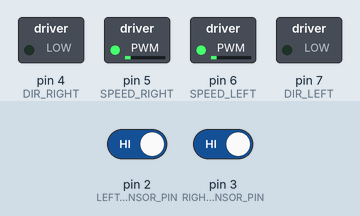
A sketch run on a simulated Arduino Uno, built with avr-gcc and run on an emulated ATmega328P. Shown: switched loads named in the sketch (green lamp = pin HIGH). Dashed ring = blinking. Inputs (shaded band) come from the test bench; at power-on: pin 2 (LEFT_SENSOR_PIN) HIGH, pin 3 (RIGHT_SENSOR_PIN) HIGH.

Above: at 1.2 s.
1.3 s: pin 2 (LEFT_SENSOR_PIN) driven LOW
At 1.6 s:
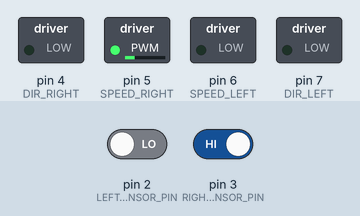
2.8 s: pin 3 (RIGHT_SENSOR_PIN) driven LOW
At 3.4 s:
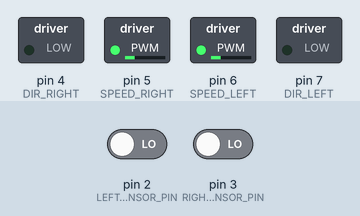
5.8 s: pin 2 (LEFT_SENSOR_PIN) driven HIGH
At 7.0 s:
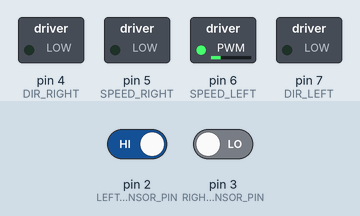
7.3 s: pin 3 (RIGHT_SENSOR_PIN) driven HIGH
At 8.0 s:
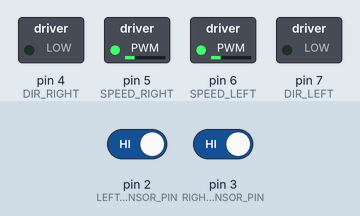
Timing chart, 0 to 11.3 s (numbered marks = the images above; inputs shaded):
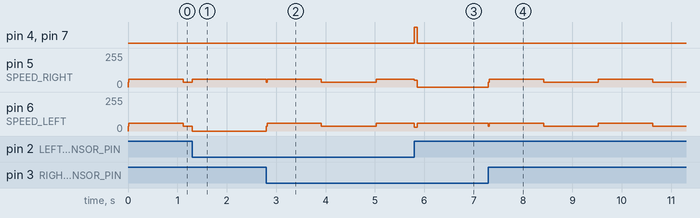

The sketch:

stage0.ino
```cpp
// Моторы подключаются к клеммам M1+,M1-,M2+,M2-
// Motor shield использует четыре контакта 6,5,7,4 для управления моторами
#define SPEED_LEFT       6
#define SPEED_RIGHT      5
#define DIR_LEFT         7
#define DIR_RIGHT        4
#define LEFT_SENSOR_PIN  2
#define RIGHT_SENSOR_PIN 3

// Скорость, с которой мы движемся вперёд (0-255)
#define SPEED            60

// Скорость прохождения сложных участков
#define SLOW_SPEED       35

#define BACK_SLOW_SPEED  30
#define BACK_FAST_SPEED  50

// Коэффициент, задающий во сколько раз нужно затормозить
// одно из колёс для поворота
#define BRAKE_K          2

#define STATE_FORWARD    0
#define STATE_RIGHT      1
#define STATE_LEFT       2

#define SPEED_STEP       2

#define FAST_TIME_THRESHOLD     500

int state = STATE_FORWARD;
int currentSpeed = SPEED;
int fastTime = 0;

void runForward()
{
    state = STATE_FORWARD;

    fastTime += 1;
    if (fastTime < FAST_TIME_THRESHOLD) {
        currentSpeed = SLOW_SPEED;
    } else {
        currentSpeed = min(currentSpeed + SPEED_STEP, SPEED);
    }

    analogWrite(SPEED_LEFT, currentSpeed);
    analogWrite(SPEED_RIGHT, currentSpeed);

    digitalWrite(DIR_LEFT, LOW);
    digitalWrite(DIR_RIGHT, LOW);
}

void steerRight()
{
    state = STATE_RIGHT;
    fastTime = 0;

    // Замедляем правое колесо относительно левого,
    // чтобы начать поворот
    analogWrite(SPEED_RIGHT, 0);
    analogWrite(SPEED_LEFT, SPEED);

    digitalWrite(DIR_LEFT, LOW);
    digitalWrite(DIR_RIGHT, LOW);
}

void steerLeft()
{
    state = STATE_LEFT;
    fastTime = 0;

    analogWrite(SPEED_LEFT, 0);
    analogWrite(SPEED_RIGHT, SPEED);

    digitalWrite(DIR_LEFT, LOW);
    digitalWrite(DIR_RIGHT, LOW);
}


void stepBack(int duration, int state) {
    if (!duration)
        return;

    // В зависимости от направления поворота при движении назад будем
    // делать небольшой разворот
    int leftSpeed = (state == STATE_RIGHT) ? BACK_SLOW_SPEED : BACK_FAST_SPEED;
    int rightSpeed = (state == STATE_LEFT) ? BACK_SLOW_SPEED : BACK_FAST_SPEED;

    analogWrite(SPEED_LEFT, leftSpeed);
    analogWrite(SPEED_RIGHT, rightSpeed);

    // реверс колёс
    digitalWrite(DIR_RIGHT, HIGH);
    digitalWrite(DIR_LEFT, HIGH);

    delay(duration);
}


void setup()
{
    // Настраивает выводы платы 4,5,6,7 на вывод сигналов
    for(int i = 4; i <= 7; i++)
        pinMode(i, OUTPUT);

    // Сразу едем вперёд
    runForward();
}

void loop()
{
    // Наш робот ездит по белому полю с чёрным треком. В обратном случае не нужно
    // инвертировать значения с датчиков
    boolean left = !digitalRead(LEFT_SENSOR_PIN);
    boolean right = !digitalRead(RIGHT_SENSOR_PIN);

    // В какое состояние нужно перейти?
    int targetState;

    if (left == right) {
        // под сенсорами всё белое или всё чёрное
        // едем вперёд
        targetState = STATE_FORWARD;
    } else if (left) {
        // левый сенсор упёрся в трек
        // поворачиваем налево
        targetState = STATE_LEFT;
    } else {
        targetState = STATE_RIGHT;
    }

    if (state == STATE_FORWARD && targetState != STATE_FORWARD) {
        int brakeTime = (currentSpeed > SLOW_SPEED) ?
            currentSpeed : 0;
        stepBack(brakeTime, targetState);
    }

    switch (targetState) {
        case STATE_FORWARD:
            runForward();
            break;

        case STATE_RIGHT:
            steerRight();
            break;

        case STATE_LEFT:
            steerLeft();
            break;
    }
}
```

Measured:
- after the input at 1.3 s, pin 5 (SPEED_RIGHT): 35/255 → 60/255 after 0.00 s instead of 0.92 s; pin 6 (SPEED_LEFT): 35/255 → 0/255 at once
- after the input at 2.8 s, pin 5 (SPEED_RIGHT): 60/255 → 35/255 after 1.1 s, → 60/255 1.1 s later; pin 6 (SPEED_LEFT): 0/255 → 60/255 at once, → 35/255 1.1 s later, → 60/255 1.1 s later
- after the input at 5.8 s, pin 4 (DIR_RIGHT), pin 7 (DIR_LEFT): LOW → HIGH at once, → LOW 0.06 s later
- after the input at 7.3 s, pin 5 (SPEED_RIGHT): alternates 60/255 for 1.1 s and 35/255 for 1.1 s, starting at once; pin 6 (SPEED_LEFT): 60/255 → 35/255 after 1.1 s, → 60/255 1.1 s later, → 35/255 1.1 s later
